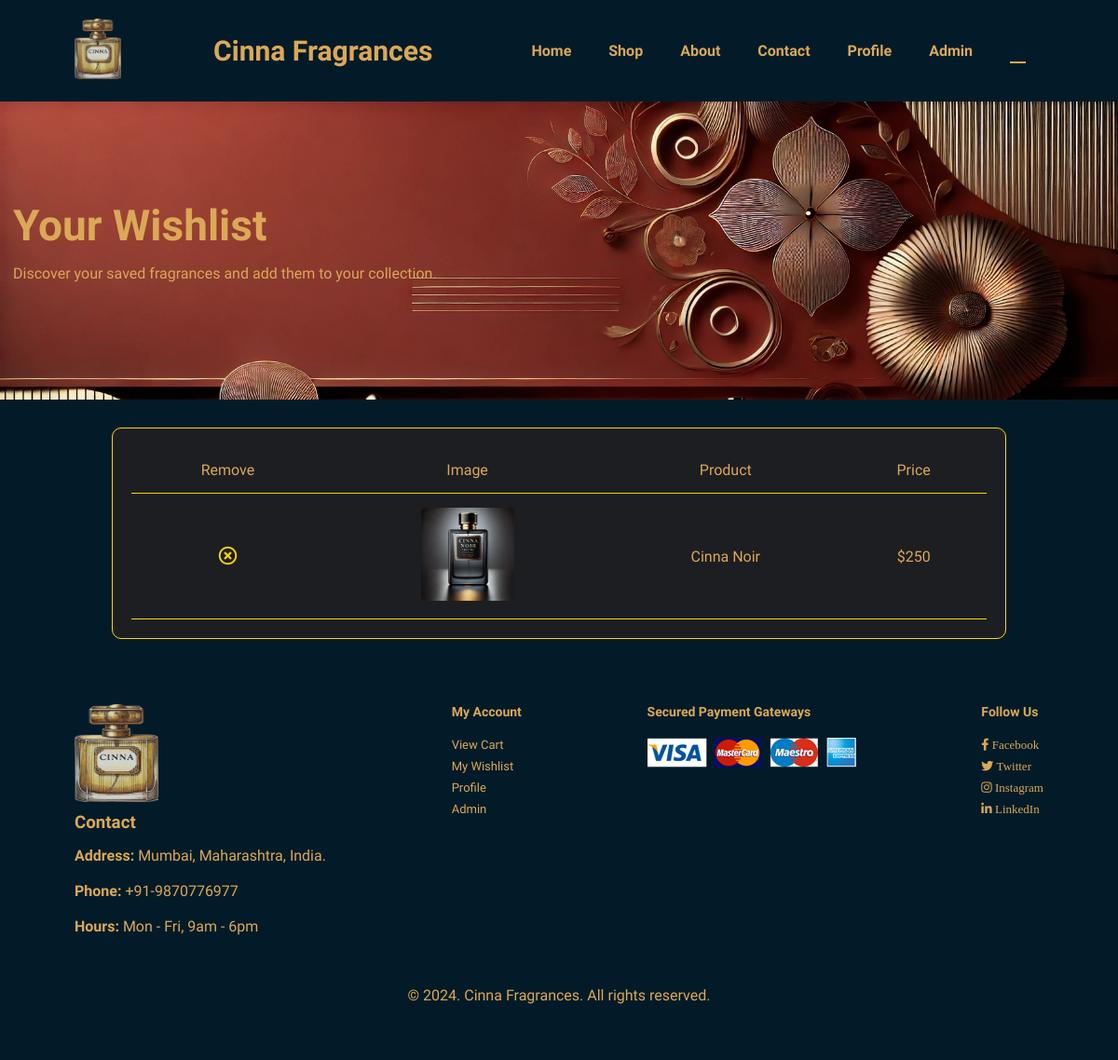
The page /website/wishlist.php (signed in) on the database its author committed.
### tables this page shows
CREATE TABLE `wishlist` (
  `aid` INT NOT NULL,
  `pid` INT NOT NULL,
  PRIMARY KEY (`aid`, `pid`),
  FOREIGN KEY (`aid`) REFERENCES `accounts` (`aid`) ON DELETE CASCADE ON UPDATE CASCADE,
  FOREIGN KEY (`pid`) REFERENCES `products` (`pid`) ON DELETE CASCADE ON UPDATE CASCADE
);

CREATE TABLE `products` (
  `pid` INT NOT NULL AUTO_INCREMENT,
  `pname` VARCHAR(100) NOT NULL,
  `category` VARCHAR(50) NOT NULL,
  `description` VARCHAR(200) NOT NULL,
  `price` INT NOT NULL,
  `qtyavail` INT NOT NULL,
  `img` VARCHAR(255) NOT NULL,
  `brand` VARCHAR(100) NOT NULL,
  PRIMARY KEY (`pid`)
);

### website/wishlist.php (the view, shortened to what this page needs)
<!DOCTYPE html>
<html lang="en">
<head>
    <link rel="stylesheet" href="https://pro.fontawesome.com/releases/v5.10.0/css/all.css" />
    <link rel="stylesheet" href="styles.css" />
</head>
<body>
    <section id="header">
        <a href="index.php"><img src="img/logo.png" class="logo" alt="Cinna Fragrances Logo" height="65" width="50" style="margin-right: 3px;" /></a>
        <h3 style="font-size: 30px; margin-left: 10px;">Cinna Fragrances</h3>
        <div>
            <ul id="navbar">
                <li><a href="index.php">Home</a></li>
                <li><a href="shop.php">Shop</a></li>
                <li><a href="about.php">About</a></li>
                <li><a href="contact.php">Contact</a></li>
                <?php
                if ($_SESSION['aid'] < 0) {
                    echo "<li><a href='login.php'>Login</a></li>
                          <li><a href='signup.php'>Sign Up</a></li>";
                } else {
                    echo "<li><a href='profile.php'>Profile</a></li>";
                }
                ?>
                <li><a href="admin.php">Admin</a></li>
                <li id="lg-bag">
                    <a class="active" href="cart.php"><i class="far fa-shopping-bag"></i></a>
                </li>
            </ul>
        </div>
    </section>
    <section id="page-header" class="about-header">
        <h2 style="text-align: left;">Your Wishlist</h2>
        <p style="text-align: left;">Discover your saved fragrances and add them to your collection.</p>
    </section>
    <section id="cart" class="section-p1">
        <table width="100%">
            <thead>
                <tr>
                    <td>Remove</td>
                    <td>Image</td>
                    <td>Product</td>
                    <td>Price</td>
                </tr>
            </thead>
            <tbody>
                <?php
                include("include/connect.php");
                $aid = $_SESSION['aid'];
                $query = "SELECT * FROM wishlist JOIN products ON wishlist.pid = products.pid WHERE aid = $aid";
                $result = mysqli_query($con, $query);
                while ($row = mysqli_fetch_assoc($result)) {
                    $pid = $row['pid'];
                    $pname = $row['pname'];
                    $price = $row['price'];
                    $img = $row['img'];
                    echo "
                        <tr>
                            <td><a href='wishlist.php?re=$pid'><i class='far fa-times-circle'></i></a></td>
                            <td><img src='product_images/$img' alt='$pname' /></td>
                            <td>$pname</td>
                            <td class='pr'>$$price</td>
                        </tr>
                    ";
                }
                ?>
            </tbody>
        </table>
    </section>
    <footer class="section-p1">
    <div class="col">
        <a href="index.php"><img src="img/logo.png" class="logo" alt="Cinna Fragrances Logo" height="105" width="90" style="margin-right: 3px;"/></a>
        <h3>Contact</h3>
        <p><strong>Address:</strong> Mumbai, Maharashtra, India.<br><br>
        <strong>Phone:</strong> +91-9870776977<br><br>
        <strong>Hours:</strong> Mon - Fri, 9am - 6pm</p>
    </div>
    <div class="col">
        <h4>My Account</h4>
        <a href="cart.php">View Cart</a>
        <a href="wishlist.php">My Wishlist</a>
        <a href="profile.php">Profile</a>
        <a href="admin.php">Admin</a>
    </div>
    <div class="col install">
        <h4>Secured Payment Gateways</h4>
        <img src="img/pay/payment_methods.png" alt="Payment Options" />
    </div>
    <div class="col social-icons">
        <h4>Follow Us</h4>
        <a href="#"><i class="fab fa-facebook-f">     Facebook</i></a>
        <a href="#"><i class="fab fa-twitter">     Twitter</i></a>
        <a href="#"><i class="fab fa-instagram">     Instagram</i></a>
        <a href="#"><i class="fab fa-linkedin-in">     LinkedIn</i></a>
    </div>
    <div class="copyright">
        <p>&copy; 2024. Cinna Fragrances. All rights reserved.</p>
    </div>
</footer>
</body>
</html>

### website/styles.css (style rules this page uses)
* { margin: 0; padding: 0; box-sizing: border-box; font-family: "Spartan", sans-serif; }
html { scroll-behavior: smooth; }
body { width: 100%; color: #DBA858; background-color: #031B28; }
h1, h2, h4, h6, p { color: #DBA858; }
h2 { font-size: 46px; line-height: 54px; }
h4 { font-size: 20px; }
p { font-size: 16px; color: #DBA858; margin: 15px 0 20px 0; }
.section-p1 { padding: 40px 80px; background-color: #031B28; border-color: #DBA858; }
#header { display: flex; align-items: center; justify-content: space-between; padding: 20px 80px; background: #031B28; box-shadow: 0 5px 15px rgba(0, 0, 0, 0.06); position: sticky; z-index: 999; top: 0; left: 0; }
#navbar { display: flex; align-items: center; justify-content: center; }
#navbar li { list-style: none; padding: 0 20px; position: relative; }
#navbar li a { text-decoration: none; font-size: 16px; font-weight: 600; color: #DBA858; transition: 0.3s ease; }
#navbar li a:hover, #navbar li a.active { color: #E3E6F3; }
#navbar li a.active::after, #navbar li a:hover::after { content: ""; width: 30%; height: 2px; background: #DBA858; position: absolute; bottom: -4px; left: 20px; }
footer { display: flex; flex-wrap: wrap; justify-content: space-between; background-color: #031B28; color: #DBA858; }
footer .col { display: flex; flex-direction: column; align-items: flex-start; margin-bottom: 20px; }
footer h4 { font-size: 14px; padding-bottom: 20px; color: #DBA858; }
footer a { font-size: 13px; margin: 0 0 8px 0; text-decoration: none; color: #DBA858; }
footer .copyright { width: 100%; text-align: center; color: #DBA858; }
#page-header { background-image: url("img/banner/about.jpg"); width: 100%; height: 40vh; background-size: cover; display: flex; justify-content: center; text-align: center; flex-direction: column; padding: 14px; }
#page-header h2, #page-header p { color: #DBA858; }
#cart { overflow-x: auto; }
#cart table td { color: #DBA858; }

### website/wishlist.php (style rules this page uses)
#cart { width: 80%; margin: 30px auto; background-color: #1d1e22; color: #ffd700; border: 1px solid #ffd700; border-radius: 10px; padding: 20px; }
#cart table { width: 100%; border-collapse: collapse; }
#cart th, #cart td { padding: 15px; text-align: center; border-bottom: 1px solid #ffd700; }
#cart td { font-size: 16px; }
#cart td img { width: 100px; height: auto; border-radius: 5px; }
#cart td a { color: #ffd700; text-decoration: none; font-size: 20px; }

### rows shown on the page
wishlist: pid.img (picture), pid.pname "Cinna Noir", pid.price "250"
